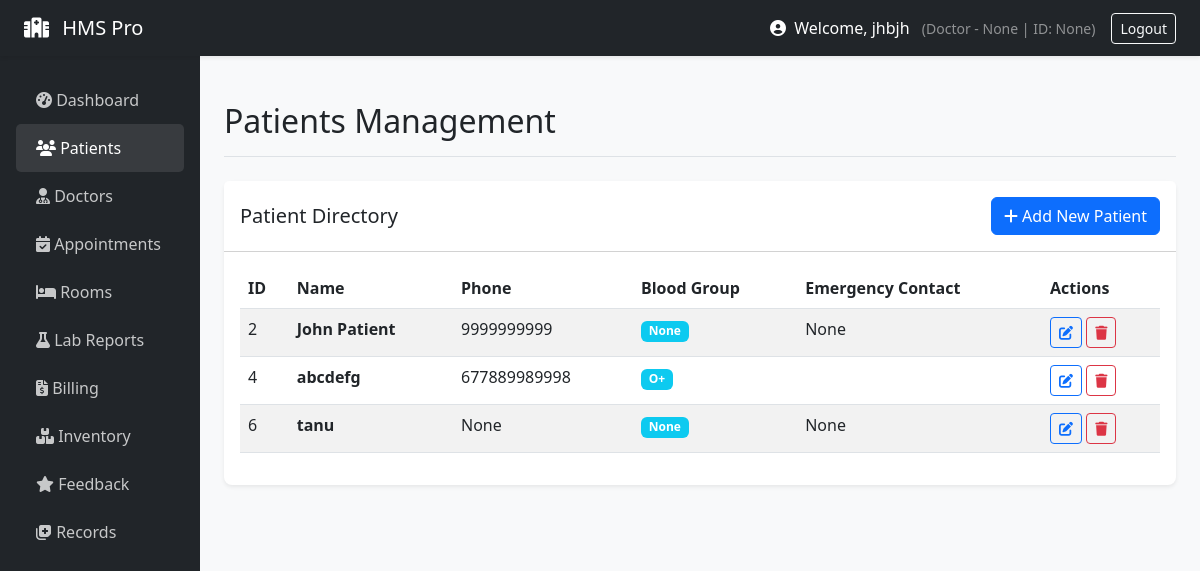
The app's page /staff/patients (signed in) with its own data.
### models/__init__.py (models this page shows, shortened)
class User(UserMixin, db.Model):
    id = db.Column(db.Integer, primary_key=True)
    email = db.Column(db.String(120), unique=True, nullable=False)
    name = db.Column(db.String(100), nullable=False)
    role = db.Column(db.String(20), nullable=False)
    password_hash = db.Column(db.String(200), nullable=False)
    age = db.Column(db.Integer)
    gender = db.Column(db.String(10))
    staff_role = db.Column(db.String(50))
    department = db.Column(db.String(50))
    staff_id = db.Column(db.String(20))
    created_at = db.Column(db.DateTime, default=datetime.utcnow)

class Patient(db.Model):
    id = db.Column(db.Integer, primary_key=True)
    user_id = db.Column(db.Integer, db.ForeignKey('user.id'))
    dob = db.Column(db.Date)
    phone = db.Column(db.String(20))
    address = db.Column(db.String(200))
    blood_group = db.Column(db.String(5))
    emergency_contact = db.Column(db.String(20))
    user = db.relationship('User', backref='patient_profile')

### routes/staff.py (the view, shortened to what this page needs)
@staff_bp.route('/patients', methods=['GET', 'POST'])
def patients():
    form = PatientForm()
    page = request.args.get('page', 1, type=int)
    patients = User.query.filter_by(role='patient').paginate(page=page, per_page=20)
    return render_template('patients.html', patients=patients, form=form)

### models/__init__.py (called while the page is built)
@login_manager.user_loader
def load_user(user_id):
    return User.query.get(int(user_id))

### routes/staff.py (called while the page is built)
def staff_required(f):
    @wraps(f)
    def decorated_function(*args, **kwargs):
        if current_user.role != 'staff':
            flash('Staff access only', 'danger')
            return redirect(url_for('auth.login'))
        return f(*args, **kwargs)
    return decorated_function

@staff_bp.before_request
@login_required
@staff_required
def before_request():
    pass

### templates/patients.html (shortened to what this page needs)
{% extends "base.html" %}
{% block page_title %}Patients Management{% endblock %}
{% block content %}
<div class="card">
    <div class="card-header bg-white d-flex justify-content-between align-items-center py-3">
        <h5 class="mb-0">Patient Directory</h5>
        <button type="button" class="btn btn-primary" data-bs-toggle="modal" data-bs-target="#addPatientModal">
            <i class="fas fa-plus"></i> Add New Patient
        </button>
    </div>
    <div class="card-body">
        <table class="table table-striped table-hover datatable w-100">
            <thead>
                <tr>
                    <th>ID</th>
                    <th>Name</th>
                    <th>Phone</th>
                    <th>Blood Group</th>
                    <th>Emergency Contact</th>
                    <th>Actions</th>
                </tr>
            </thead>
            <tbody>
                {% for patient in patients.items %}
                <tr>
                    <td>{{ patient.id }}</td>
                    <td><strong>{{ patient.name }}</strong></td>
                    <td>{{ patient.patient_profile[0].phone if patient.patient_profile else 'N/A' }}</td>
                    <td><span class="badge bg-info">{{ patient.patient_profile[0].blood_group if patient.patient_profile else 'N/A' }}</span></td>
                    <td>{{ patient.patient_profile[0].emergency_contact if patient.patient_profile else 'N/A' }}</td>
                    <td>
                        <a href="#" class="btn btn-sm btn-outline-primary"><i class="fas fa-edit"></i></a>
                        <a href="#" class="btn btn-sm btn-outline-danger"><i class="fas fa-trash"></i></a>
                    </td>
                </tr>
                {% endfor %}
            </tbody>
        </table>
    </div>
</div>
{% endblock %}

### templates/base.html (shortened to what this page needs)
<!doctype html>
<html lang="en">
<head>
  <link href="https://cdn.jsdelivr.net/npm/bootstrap@5.3.0/dist/css/bootstrap.min.css" rel="stylesheet">
  <link rel="stylesheet" href="https://cdnjs.cloudflare.com/ajax/libs/font-awesome/6.4.0/css/all.min.css">
</head>
<body>
{% if current_user.is_authenticated %}
<nav class="navbar navbar-dark bg-dark sticky-top shadow-sm">
  <div class="container-fluid px-4">
    <a class="navbar-brand" href="/"><i class="fas fa-hospital me-2"></i> HMS Pro</a>
    <div class="d-flex align-items-center text-white">
      <span class="me-3">
        <i class="fas fa-user-circle me-1"></i> Welcome, {{ current_user.name.split('@')[0] if '@' in current_user.name else current_user.name }}
        {% if current_user.role == 'staff' and current_user.staff_role %}
          <small class="text-white-50 ms-2">({{ current_user.staff_role }} - {{ current_user.department }} | ID: {{ current_user.staff_id }})</small>
        {% endif %}
      </span>
      <a class="btn btn-outline-light btn-sm" href="{{ url_for('auth.logout') }}">Logout</a>
    </div>
  </div>
</nav>
{% endif %}
<div id="main-wrapper">
    {% if not current_user.is_authenticated %}
        <div class="container mt-5">
    {% else %}
        <div class="container-fluid">
            <div class="row">
                <nav class="col-md-2 d-none d-md-block sidebar px-3">
                    <ul class="nav flex-column">
                        {% if current_user.role == 'staff' %}
                            <li class="nav-item">
                                <a class="nav-link {{ 'active' if request.endpoint == 'staff.dashboard' else '' }}" href="{{ url_for('staff.dashboard') }}"><i class="fas fa-tachometer-alt"></i> Dashboard</a>
                            </li>
                            <li class="nav-item">
                                <a class="nav-link {{ 'active' if request.endpoint == 'staff.patients' else '' }}" href="{{ url_for('staff.patients') }}"><i class="fas fa-users"></i> Patients</a>
                            </li>
                            <li class="nav-item">
                                <a class="nav-link {{ 'active' if request.endpoint == 'staff.doctors' else '' }}" href="{{ url_for('staff.doctors') }}"><i class="fas fa-user-md"></i> Doctors</a>
                            </li>
                            <li class="nav-item">
                                <a class="nav-link {{ 'active' if request.endpoint == 'staff.appointments' else '' }}" href="{{ url_for('staff.appointments') }}"><i class="fas fa-calendar-check"></i> Appointments</a>
                            </li>
                            <li class="nav-item">
                                <a class="nav-link {{ 'active' if request.endpoint == 'staff.rooms' else '' }}" href="{{ url_for('staff.rooms') }}"><i class="fas fa-bed"></i> Rooms</a>
                            </li>
                            <li class="nav-item">
                                <a class="nav-link {{ 'active' if request.endpoint == 'staff.lab' else '' }}" href="{{ url_for('staff.lab') }}"><i class="fas fa-flask"></i> Lab Reports</a>
                            </li>
                            <li class="nav-item">
                                <a class="nav-link {{ 'active' if request.endpoint == 'staff.billing' else '' }}" href="{{ url_for('staff.billing') }}"><i class="fas fa-file-invoice-dollar"></i> Billing</a>
                            </li>
                            <li class="nav-item">
                                <a class="nav-link {{ 'active' if request.endpoint == 'staff.inventory' else '' }}" href="{{ url_for('staff.inventory') }}"><i class="fas fa-boxes"></i> Inventory</a>
                            </li>
                            <li class="nav-item">
                                <a class="nav-link {{ 'active' if request.endpoint == 'staff.feedback' else '' }}" href="{{ url_for('staff.feedback') }}"><i class="fas fa-star"></i> Feedback</a>
                            </li>
                            <li class="nav-item">
                                <a class="nav-link" href="#" onclick="alert('Select a patient to view records')"><i class="fas fa-notes-medical"></i> Records</a>
                            </li>
                        {% endif %}
                    </ul>
                </nav>
                <main class="col-md-10 ms-sm-auto px-md-4 main-content">
                    <div class="d-flex justify-content-between flex-wrap flex-md-nowrap align-items-center pt-3 pb-2 mb-4 border-bottom">
                        <h1 class="h2">{% block page_title %}{% endblock %}</h1>
                    </div>
    {% endif %}
    {% block content %}{% endblock %}
    {% if current_user.is_authenticated %}
                </main>
            </div>
        </div>
    {% else %}
        </div>
    {% endif %}
</div>
</body>
</html>

### templates/base.html (style rules this page uses)
body { background-color: #f8f9fa; }
.sidebar { min-height: 100vh; background-color: #212529; color: white; padding-top: 20px; }
.sidebar .nav-link { color: rgba(255,255,255,.75); padding: 12px 20px; font-weight: 500; }
.sidebar .nav-link:hover, .sidebar .nav-link.active { color: white; background-color: rgba(255,255,255,.1); border-radius: 5px; }
.main-content { padding: 30px; }
.card { box-shadow: 0 0.125rem 0.25rem rgba(0,0,0,.075); border: none; border-radius: 0.5rem; margin-bottom: 20px; }

### records on screen
User: name "jhbjh", staff_role "Doctor", department "None", staff_id "None"
User: id "2", name "John Patient", phone "9999999999", blood_group "None", emergency_contact "None"
User: id "4", name "abcdefg", phone "677889989998", blood_group "O+"
User: id "6", name "tanu", phone "None", blood_group "None", emergency_contact "None"
